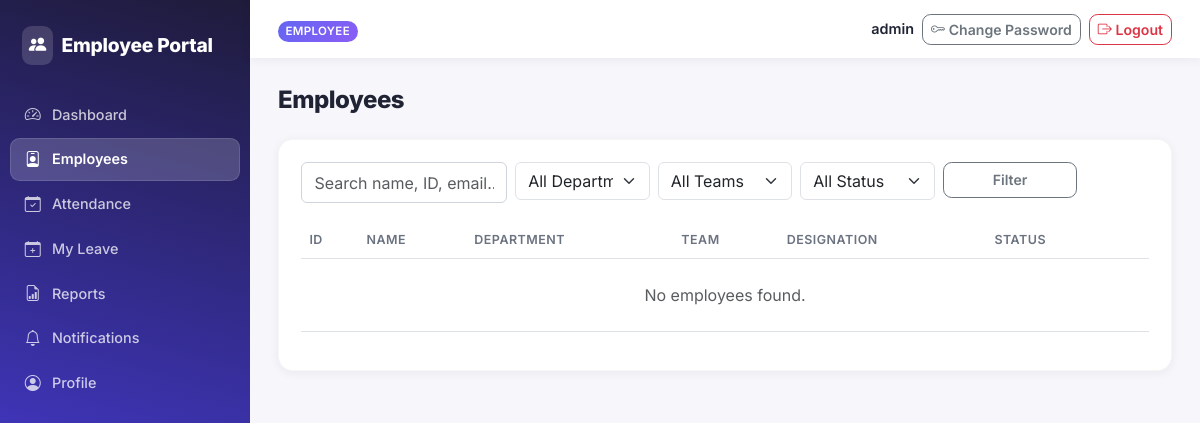
The page /employees/ (signed in) on the database as committed earlier.
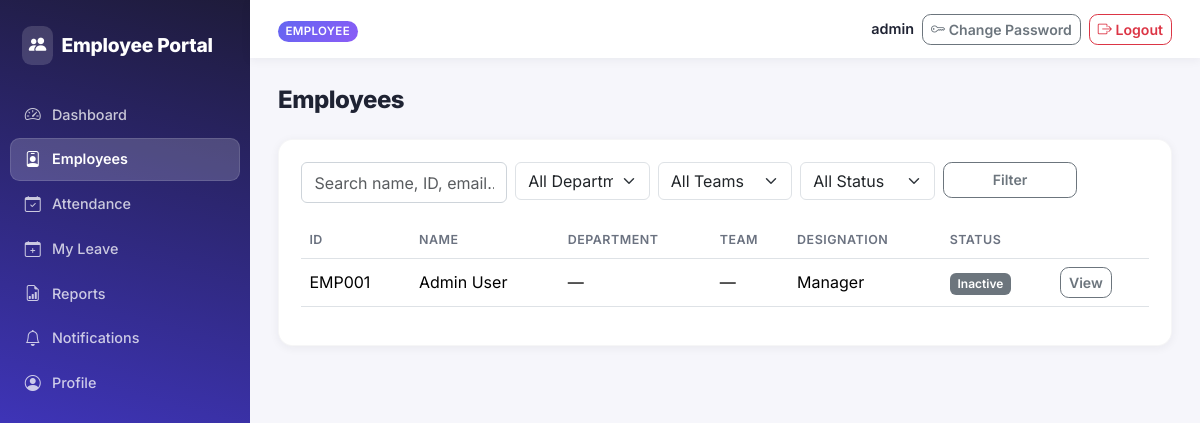
The same page on the database as committed later.
### accounts/models.py (models this page shows, shortened)
class User(AbstractUser):
    class Role(models.TextChoices):
        ADMIN = 'ADMIN', 'Admin'
        HR = 'HR', 'HR'
        TEAM_LEAD = 'TEAM_LEAD', 'Team Lead'
        EMPLOYEE = 'EMPLOYEE', 'Employee'
    role = models.CharField(max_length=20, choices=Role.choices, default=Role.EMPLOYEE)
    phone = models.CharField(max_length=20, blank=True)
    address = models.TextField(blank=True)
    emergency_contact = models.CharField(max_length=100, blank=True)
    profile_image = models.ImageField(upload_to='profile_images/', blank=True, null=True)
    def is_team_lead(self):
        return self.role == self.Role.TEAM_LEAD
    def can_manage_employees(self):
        return self.role in (self.Role.ADMIN, self.Role.HR)

### employeeApp/models/employees.py (models this page shows, shortened)
class Employee(models.Model):
    class EmploymentStatus(models.TextChoices):
        ACTIVE = 'ACTIVE', 'Active'
        INACTIVE = 'INACTIVE', 'Inactive'
    user = models.OneToOneField(settings.AUTH_USER_MODEL, on_delete=models.CASCADE, related_name='employee_profile')
    employee_id = models.CharField(max_length=20, unique=True)
    full_name = models.CharField(max_length=150)
    email = models.EmailField(unique=True)
    phone = models.CharField(max_length=20, blank=True)
    date_of_joining = models.DateField()
    designation = models.CharField(max_length=100)
    team = models.ForeignKey(Team, on_delete=models.SET_NULL, null=True, blank=True, related_name='employees')
    reporting_team_lead = models.ForeignKey(
        settings.AUTH_USER_MODEL, on_delete=models.SET_NULL, null=True, blank=True,
        related_name='direct_reports', limit_choices_to={'role': 'TEAM_LEAD'}
    )
    employment_status = models.CharField(max_length=10, choices=EmploymentStatus.choices, default=EmploymentStatus.ACTIVE)
    created_at = models.DateTimeField(auto_now_add=True)
    class Meta:
        ordering = ['full_name']
    @property
    def department(self):
        return self.team.department if self.team else None

### employeeApp/views/employees.py (the view)
# urls.py: path('employees/', views.employee_list, name='employee_list'),
@login_required
def employee_list(request):
    user = request.user
    if user.can_manage_employees():
        employees = Employee.objects.select_related('team', 'team__department', 'user')
    elif user.is_team_lead():
        employees = Employee.objects.filter(team__team_lead=user).select_related('team', 'team__department', 'user')
    else:
        employees = Employee.objects.filter(user=user).select_related('team', 'team__department', 'user')
    q = request.GET.get('q')
    department_id = request.GET.get('department')
    team_id = request.GET.get('team')
    status = request.GET.get('status')
    if q:
        employees = employees.filter(
            Q(full_name__icontains=q) | Q(employee_id__icontains=q) | Q(email__icontains=q)
        )
    if department_id:
        employees = employees.filter(team__department_id=department_id)
    if team_id:
        employees = employees.filter(team_id=team_id)
    if status:
        employees = employees.filter(employment_status=status)
    paginator = Paginator(employees, 15)
    page_obj = paginator.get_page(request.GET.get('page'))
    return render(request, 'employeeApp/employee_list.html', {
        'page_obj': page_obj,
        'departments': Department.objects.filter(is_active=True),
        'teams': Team.objects.filter(is_active=True),
        'statuses': Employee.EmploymentStatus.choices,
        'filters': {'q': q or '', 'department': department_id or '', 'team': team_id or '', 'status': status or ''},
        'can_manage': user.can_manage_employees(),
    })

### employeeApp/context_processors.py (called while the page is built)
def unread_notifications(request):
    if request.user.is_authenticated:
        qs = Notification.objects.filter(user=request.user, is_read=False)
        return {
            'unread_notification_count': qs.count(),
            'recent_notifications': qs[:5],
        }
    return {'unread_notification_count': 0, 'recent_notifications': []}

### employeeApp/templates/employeeApp/employee_list.html (shortened to what this page needs)
{% extends "base.html" %}
{% block content %}
<div class="page-header">
    <h1>Employees</h1>
</div>
<div class="table-card">
    <form method="get" class="row g-2 mb-3">
        <div class="col-md-3">
            <input type="text" name="q" value="{{ filters.q }}" class="form-control" placeholder="Search name, ID, email...">
        </div>
        <div class="col-md-2">
            <select name="department" class="form-select">
                <option value="">All Departments</option>
            </select>
        </div>
        <div class="col-md-2">
            <select name="team" class="form-select">
                <option value="">All Teams</option>
            </select>
        </div>
        <div class="col-md-2">
            <select name="status" class="form-select">
                <option value="">All Status</option>
            </select>
        </div>
        <div class="col-md-2">
            <button type="submit" class="btn btn-outline-secondary w-100">Filter</button>
        </div>
    </form>
    <table class="table table-hover align-middle">
        <thead><tr><th>ID</th><th>Name</th><th>Department</th><th>Team</th><th>Designation</th><th>Status</th><th></th></tr></thead>
        <tbody>
        {% for emp in page_obj %}
            <tr>
                <td>{{ emp.employee_id }}</td>
                <td>{{ emp.full_name }}</td>
                <td>{{ emp.department|default:"—" }}</td>
                <td>{{ emp.team.name|default:"—" }}</td>
                <td>{{ emp.designation }}</td>
                <td>
                    {% if emp.employment_status == "ACTIVE" %}<span class="badge bg-success">Active</span>{% else %}<span class="badge bg-secondary">Inactive</span>{% endif %}
                </td>
                <td class="text-nowrap">
                    <a href="{% url 'employeeApp:employee_detail' emp.pk %}" class="btn btn-sm btn-outline-secondary">View</a>
                </td>
            </tr>
        {% empty %}
            <tr><td colspan="7" class="text-muted text-center py-4">No employees found.</td></tr>
        {% endfor %}
        </tbody>
    </table>
</div>
{% endblock %}

### employeeApp/templates/base.html (shortened to what this page needs)
{% load static %}
<!DOCTYPE html>
<html lang="en">
<head>
    <link href="https://cdn.jsdelivr.net/npm/bootstrap@5.3.3/dist/css/bootstrap.min.css" rel="stylesheet">
    <link rel="stylesheet" href="https://cdn.jsdelivr.net/npm/bootstrap-icons@1.11.3/font/bootstrap-icons.css">
    <link rel="stylesheet" href="{% static 'employeeApp/style.css' %}">
</head>
<body>
{% if user.is_authenticated %}
<div class="app-shell">
    <aside class="sidebar">
        <div class="sidebar-brand">
            <i class="bi bi-people-fill"></i> <span>Employee Portal</span>
        </div>
        <nav class="sidebar-nav">
            <a href="{% url 'accounts:redirect_dashboard' %}" class="nav-link {% if 'dashboard' in request.path %}active{% endif %}">
                <i class="bi bi-speedometer2"></i> Dashboard
            </a>
            <a href="{% url 'employeeApp:employee_list' %}" class="nav-link {% if 'employees' in request.path %}active{% endif %}">
                <i class="bi bi-person-badge"></i> Employees
            </a>
            <a href="{% if user.is_team_lead or user.can_manage_employees %}{% url 'employeeApp:attendance_list' %}{% else %}{% url 'employeeApp:my_attendance' %}{% endif %}" class="nav-link {% if 'attendance' in request.path %}active{% endif %}">
                <i class="bi bi-calendar-check"></i> Attendance
            </a>
            <a href="{% url 'employeeApp:my_leave_requests' %}" class="nav-link {% if 'leave/my' in request.path %}active{% endif %}">
                <i class="bi bi-calendar-plus"></i> My Leave
            </a>
            <a href="{% url 'employeeApp:attendance_report' %}" class="nav-link {% if 'reports' in request.path %}active{% endif %}">
                <i class="bi bi-file-earmark-bar-graph"></i> Reports
            </a>
            <a href="{% url 'employeeApp:notification_list' %}" class="nav-link {% if 'notifications' in request.path %}active{% endif %}">
                <i class="bi bi-bell"></i> Notifications
            </a>
            <a href="{% url 'accounts:profile' %}" class="nav-link {% if 'profile' in request.path %}active{% endif %}">
                <i class="bi bi-person-circle"></i> Profile
            </a>
        </nav>
    </aside>
    <div class="main-col">
        <header class="topbar">
            <div class="topbar-role">
                <span class="badge role-badge">{{ user.get_role_display }}</span>
            </div>
            <div class="topbar-user">
                <span>{{ user.get_full_name|default:user.username }}</span>
                <a href="{% url 'accounts:password_change' %}" class="btn btn-sm btn-outline-secondary ms-2"><i class="bi bi-key"></i> Change Password</a>
                <a href="{% url 'accounts:logout' %}" class="btn btn-sm btn-outline-danger ms-2"><i class="bi bi-box-arrow-right"></i> Logout</a>
            </div>
        </header>
        <main class="content">
            {% block content %}{% endblock %}
        </main>
    </div>
</div>
{% endif %}
</body>
</html>

### employeeApp/static/employeeApp/style.css (style rules this page uses)
:root { --sidebar-width: 250px; --brand: #6366f1; --brand2: #8b5cf6; --brand-dark: #4338ca; --bg: #f6f6fb; --ink: #1f2333; --muted: #6b7280; --radius: 0.9rem; --shadow: 0 2px 10px rgba(31, 35, 51, 0.06); --shadow-lg: 0 16px 40px rgba(67, 56, 202, 0.18); }
body { background: var(--bg); color: var(--ink); font-family: "Inter", "Segoe UI", Roboto, Helvetica, Arial, sans-serif; }
.app-shell { display: flex; min-height: 100vh; }
.sidebar { width: var(--sidebar-width); background: linear-gradient(195deg, #1e1b3a, var(--brand-dark) 65%, var(--brand)); color: #fff; flex-shrink: 0; padding: 1.1rem 0; position: sticky; top: 0; height: 100vh; overflow-y: auto; }
.sidebar-brand { font-size: 1.2rem; font-weight: 800; letter-spacing: -0.01em; padding: 0.5rem 1.4rem 1.75rem; display: flex; align-items: center; gap: 0.55rem; }
.sidebar-brand i { background: rgba(255, 255, 255, 0.15); padding: 0.4rem; border-radius: 0.6rem; font-size: 1.1rem; }
.sidebar-nav { display: flex; flex-direction: column; gap: 0.1rem; padding: 0 0.6rem; }
.sidebar-nav .nav-link { color: rgba(255, 255, 255, 0.75); padding: 0.6rem 0.9rem; display: flex; align-items: center; gap: 0.65rem; border-radius: 0.6rem; font-size: 0.9rem; font-weight: 500; transition: background 0.15s ease, color 0.15s ease; }
.sidebar-nav .nav-link i { font-size: 1rem; width: 1.1rem; text-align: center; }
.sidebar-nav .nav-link.active { background: rgba(255, 255, 255, 0.18); color: #fff; font-weight: 600; box-shadow: inset 0 0 0 1px rgba(255, 255, 255, 0.12); }
.main-col { flex-grow: 1; display: flex; flex-direction: column; min-width: 0; }
.topbar { background: #fff; padding: 0.85rem 1.75rem; display: flex; justify-content: space-between; align-items: center; box-shadow: var(--shadow); position: sticky; top: 0; z-index: 10; }
.role-badge { background: linear-gradient(135deg, var(--brand), var(--brand2)); font-size: 0.72rem; letter-spacing: 0.03em; text-transform: uppercase; padding: 0.4rem 0.7rem; border-radius: 999px; font-weight: 600; }
.topbar-user { display: flex; align-items: center; font-weight: 600; font-size: 0.9rem; }
.content { padding: 1.75rem; max-width: 1400px; }
.card, .table-card { background: #fff; border: 1px solid rgba(31, 35, 51, 0.04); border-radius: var(--radius); box-shadow: var(--shadow); }
.table-card { padding: 1.4rem; }
.table thead th { color: var(--muted); font-weight: 600; font-size: 0.78rem; text-transform: uppercase; letter-spacing: 0.04em; border-bottom-width: 1px; }
.page-header { display: flex; justify-content: space-between; align-items: center; flex-wrap: wrap; gap: 0.75rem; margin-bottom: 1.5rem; }
.page-header h1 { font-size: 1.5rem; font-weight: 800; letter-spacing: -0.02em; margin: 0; }
.btn { border-radius: 0.55rem; font-weight: 600; font-size: 0.88rem; }
.badge { font-weight: 600; padding: 0.4em 0.65em; }
input[type="text"], input[type="password"], input[type="email"], input[type="number"], input[type="date"], input[type="file"], textarea, select { display: block; width: 100%; padding: 0.45rem 0.75rem; margin-bottom: 0.25rem; border: 1px solid #ced4da; border-radius: 0.375rem; background-color: #fff; }

Rows that differ between the two databases and show on the page:
added Employee: employee_id "EMP001", full_name "Admin User", department "—", team.name "—", designation "Manager", employment_status "Inactive"
Other text that changed with them:
text no longer shown: "No employees found."
